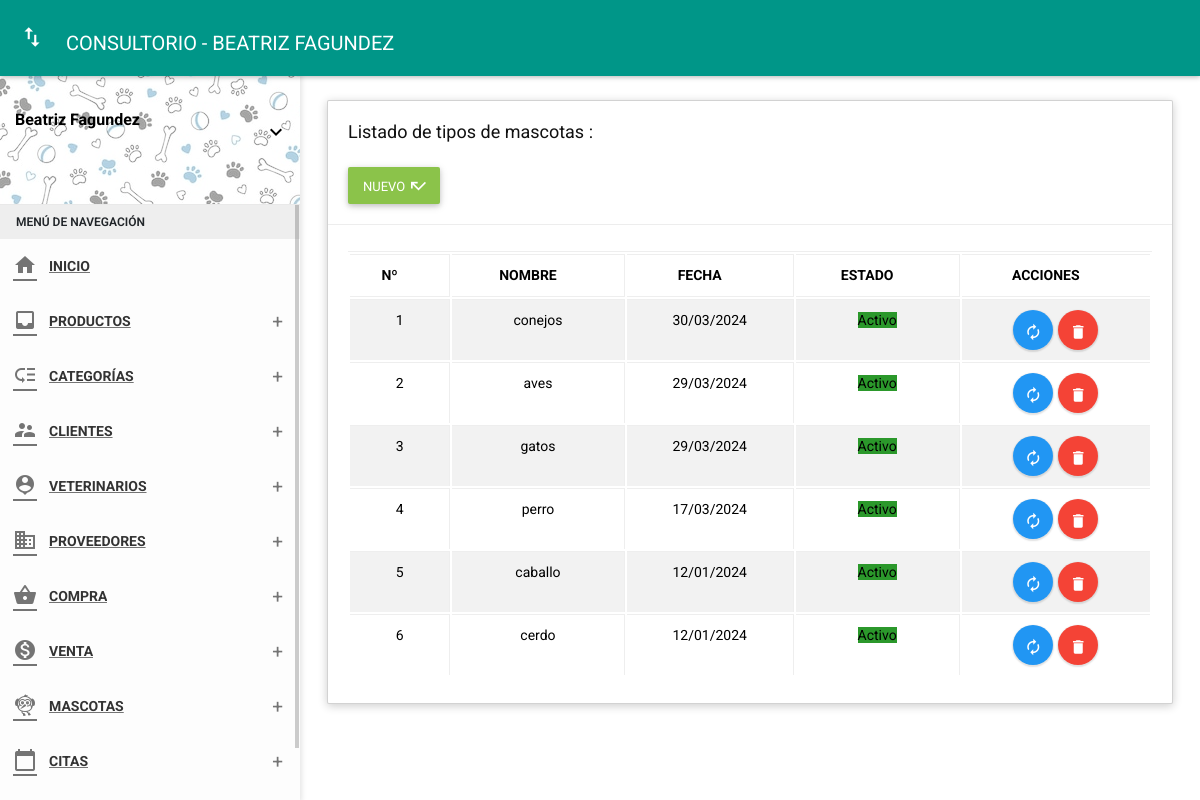
The app's page /folder/tipo.php (signed in) with its own data.
### tables this page shows
CREATE TABLE `pet_type` (
  `id_tiM` int(11) NOT NULL,
  `noTiM` varchar(35) NOT NULL,
  `estado` char(1) NOT NULL,
  `fere` date NOT NULL
);

### Controller/pet_typecontrolador.php (called while the page is built, shortened)
<?php
require_once '../Model/modelopet_type.php';
class pet_typecontrolador{
    function mostrar(){
        $pet_type=new Modelo();
        $dato=$pet_type->mostrar("pet_type", "1");
        require_once '../View/tipo/mostrar.php';
    }
    }

### Model/modelopet_type.php (called while the page is built)
<?php
class Modelo {
  private $pet_type;
  private $db;
  public function __construct() {
    $this->pet_type = array();
    $this->db = new PDO('mysql:host=localhost;dbname=vetdog', "root", "");
  }
  public function mostrar($tabla, $condicion) {
    $consulta = "SELECT * FROM pet_type ORDER BY fere DESC";
    $resultado = $this->db->query($consulta);
    while ($tabla = $resultado->fetchAll(PDO::FETCH_ASSOC)) {
      $this->pet_type[] = $tabla;
    }
    return $this->pet_type;
  }
}

### View/tipo/mostrar.php (the view, shortened to what this page needs)
<?php include('./../Includes/Head.php'); ?>
<body class="theme-red">
  <nav class="navbar">
    <div class="container-fluid">
      <div class="navbar-header">
        <a href="javascript:void(0);" class="navbar-toggle collapsed" data-toggle="collapse" data-target="#navbar-collapse" aria-expanded="false"></a>
        <a class="navbar-brand" href="../panel-admin/administrador">CONSULTORIO - BEATRIZ FAGUNDEZ</a>
      </div>
    </div>
  </nav>
  <?php include '../Includes/Sidebar.php'; ?>
  <section class="content">
    <div class="container-fluid">
      <div class="row clearfix">
        <div class="col-lg-12 col-md-12 col-sm-12 col-xs-12">
          <div class="card">
            <div class="header">
              <h2>Listado de tipos de mascotas :</h2>
              <br>
              <a type="button" href="../vista/tipo/nuevo" class="btn bg-light-green waves-effect">
                <span>NUEVO</span>
                <i class="material-icons">call_missed</i>
              </a>
            </div>
            <div class="body">
              <div class="table-responsive">
                <table class="table table-bordered table-striped table-hover dataTable js-exportable">
                  <thead>
                    <tr>
                      <th class="text-center">Nº</th>
                      <th class="text-center">NOMBRE</th>
                      <th class="text-center">FECHA</th>
                      <th class="text-center">ESTADO</th>
                      <th class="text-center">ACCIONES</th>
                    </tr>
                  </thead>
                  <tbody>
                    <?php
                    foreach ($dato as $key => $value) {
                      foreach ($value as $key => $va) { ?>
                        <tr>
                          <td class="text-center"><?= $key + 1 ?></td>
                          <td class="text-center"><?= $va['noTiM'] ?></td>
                          <td class="text-center"><?= date('d/m/Y',strtotime($va['fere'])) ?></td>
                          <td class="text-center"><?php
                              if ($va['estado'] == 1) { ?>
                              <form method="get" action="javascript:activo('<?= $va['id_tiM'] ?>')">
                                <span class="label label-success">Activo</span>
                              </form>
                            <?php
                              } else { ?>
                              <form method="get" action="javascript:inactivo('<?= $va['id_tiM']; ?>')">
                                <button type="submit" class="btn btn-danger btn-xs">Inactivo</button>
                              </form>
                            <?php  } ?>
                          </td>
                          <td style="display: flex;justify-content:center;gap:5px">
                            <a type="button" href="../vista/tipo/edit?id=<?= $va["id_tiM"]; ?>" class="btn bg-blue btn-circle waves-effect waves-circle waves-float btnEdit">
                              <i class="material-icons">autorenew</i>
                            </a>
                            <button id="<?= $va["id_tiM"] ?>" class="btn bg-red btn-circle waves-effect waves-circle waves-float btnDelete">
                              <i class="material-icons">delete</i>
                            </button>
                          </td>
                        </tr>
                    <?php
                      }
                    }
                    ?>
                  </tbody>
                </table>
              </div>
            </div>
          </div>
        </div>
      </div>
    </div>
  </section>
</body>
</html>

### assets/css/themes/all-themes.css (style rules this page uses)
.theme-red .navbar-brand { color: #fff; }

### records on screen
pet_type: noTiM "conejos", fere "30/03/2024"
pet_type: noTiM "aves", fere "29/03/2024"
pet_type: noTiM "gatos", fere "29/03/2024"
pet_type: noTiM "perro", fere "17/03/2024"
pet_type: noTiM "caballo", fere "12/01/2024"
pet_type: noTiM "cerdo", fere "12/01/2024"

### other values on screen
$_SESSION['name'] "Beatriz Fagundez"
